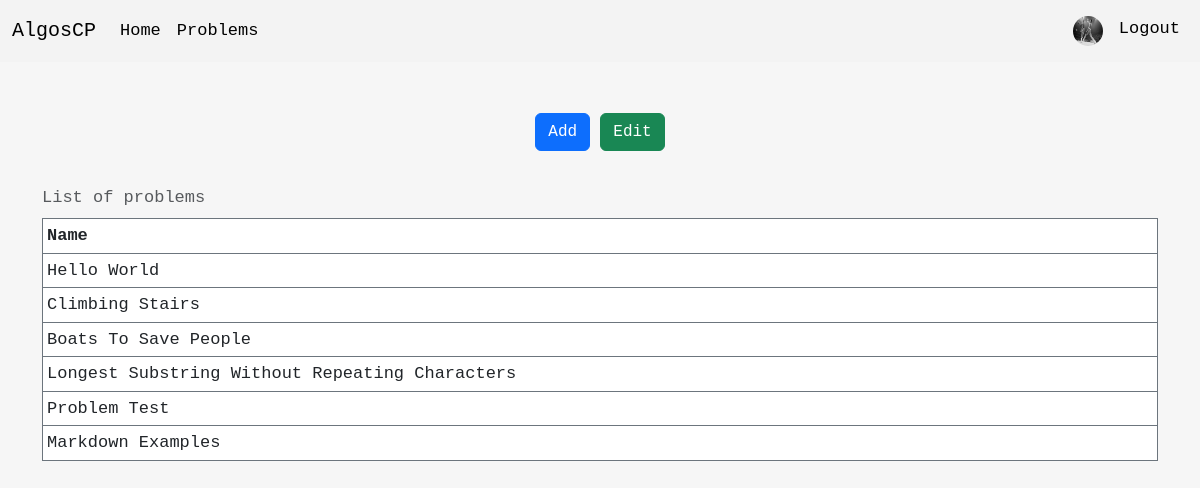
Before: /problems (signed in) with the older database file.
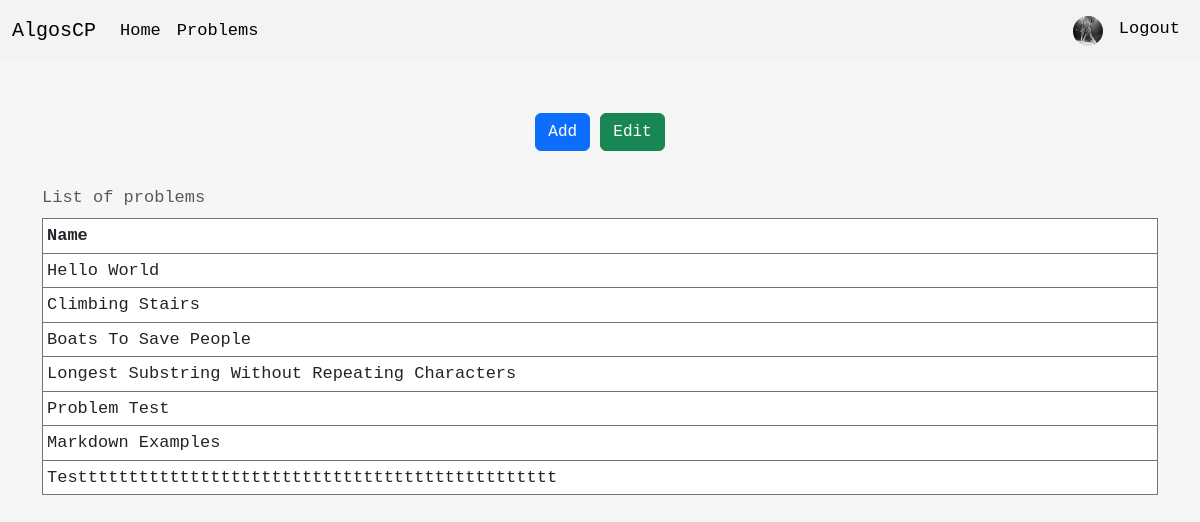
After: the same page with the newer database file.
### problems/models.py (models this page shows, shortened)
class Problem(models.Model):
    name = models.CharField(max_length=50, unique=True, null=False, blank=False, default='lowercase letters only')
    description = models.TextField()
    example = models.TextField(blank=True)
    constraints = models.TextField(blank=True)
    template = models.TextField(blank=False, default='')

### problems/views.py (the view)
# urls.py: path('problems', views.list, name='list'),
def list(request):
    problems = Problem.objects.all()
    return render(request, 'problems_list.html', {'problems': problems})

### problems/templates/problems_list.html
{% extends 'base.html' %}
{% block content %}
  <center>
    {% if user.is_superuser %}
      <a class="btn btn-primary" href="/admin/problems/problem/add/">Add</a>
      <a class="btn btn-success" href="/admin/problems/problem/">Edit</a>
      <br><br>
    {% endif %}
    <table class="table table-hover table-bordered border-secondary table-sm caption-top">
      <caption>List of problems</caption>
      <thead>
        <tr>
          <th scope="col">Name</th>
        </tr>
      </thead>
      <tbody>
        {% for problem in problems %}
        <tr>
          <td>
              <a class="nav-link" href="{% url 'display_problem' problem.name|slugify %}">{{ problem.name|title }}</a>
          </td>
        </tr>
        {% endfor %}
      </tbody>
    </table>
  </center>
{% endblock %}

Changed rows visible on the page:
added Problem: name "Testtttttttttttttttttttttttttttttttttttttttttttttt"
